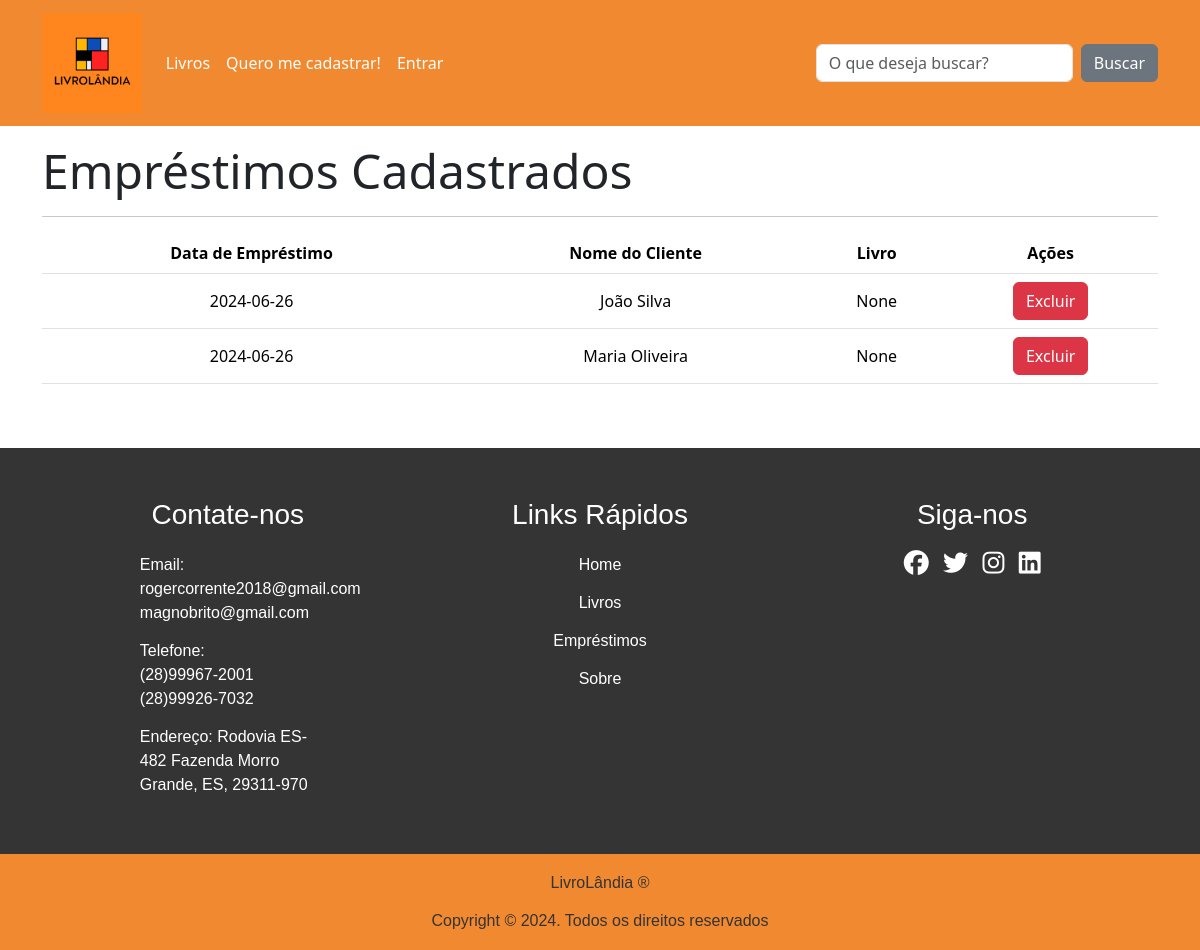
The page /emprestimos on the database its author committed.
### tables this page shows
CREATE TABLE emprestimo (
    id INTEGER PRIMARY KEY AUTOINCREMENT,
    cliente_id INTEGER NOT NULL,
    data_emprestimo DATE NOT NULL,
    FOREIGN KEY (cliente_id) REFERENCES cliente (id)
);

CREATE TABLE cliente (
        id INTEGER PRIMARY KEY AUTOINCREMENT,
        nome TEXT NOT NULL,
        cpf TEXT NOT NULL UNIQUE,
        data_nascimento DATE NOT NULL,
        endereco TEXT NOT NULL,
        telefone TEXT NOT NULL UNIQUE,
        email TEXT NOT NULL UNIQUE,
        senha TEXT NOT NULL,
        admin INTEGER NOT NULL DEFAULT 0,
        token TEXT);

### routes/main_routes.py (the view)
@router.get("/emprestimos")
async def get_emprestimos(request: Request):
    lista_emprestimos = EmprestimoRepo.obter_todos()
    lista_livros = LivroRepo.obter_todos()
    lista_clientes = ClienteRepo.obter_todos()
    lista_emprestimos_livro = EmprestimoLivroRepo.obter_todos()
    lista_final = []
    for emprestimo in lista_emprestimos:
        cliente = ClienteRepo.obter_um(emprestimo.cliente_id)
        nome = cliente.nome
        print("----------> CLIENTE NOME", nome)
        livro_selecionado = None
        for elivro in lista_emprestimos_livro:
            if emprestimo.id == elivro.id:
                for livro in lista_livros:
                    if livro.id == elivro.emprestimo_id:
                        livro_selecionado = livro.nome
        lista_final.append([emprestimo.data_emprestimo,nome,livro_selecionado, emprestimo.id])
    print(lista_final)
    return templates.TemplateResponse(
        "emprestimos.html",
        {"request": request,
        "lista_final":lista_final
        },
    )

### templates/emprestimos.html (shortened to what this page needs)
{% extends "base.html" %}
{% block conteudo %}
<h1 class="display-5"><b>Empréstimos Cadastrados</b></h1>
<hr>
<table class="table">
    <thead>
        <tr>
            <th>Data de Empréstimo</th>
            <th>Nome do Cliente</th>
            <th>Livro</th>
            <th>Ações</th>
        </tr>
    </thead>
    <tbody>
        {% for emprestimo in lista_final %}
        <tr>
            <td>{{ emprestimo[0] }}</td>
            <td>{{ emprestimo[1] }}</td>
            <td>{{ emprestimo[2] }}</td>
            <td>
                <form action="/excluir_emprestimo/{{emprestimo[3]}}" method="get">
                    <button type="submit" class="btn btn-danger">Excluir</button>
                </form>
            </td>
        </tr>
        {% endfor %}
    </tbody>
</table>
{% endblock %}

### templates/base.html (shortened to what this page needs)
<!DOCTYPE html>
<html lang="pt-br">
<head>
    <link rel="stylesheet" href="/static/lib/bootstrap/bootstrap.min.css">
    <link rel="stylesheet" href="/static/lib/bootstrap-icons/font/bootstrap-icons.min.css">
    <link rel="stylesheet" href="/static/css/estilos.css">
</head>
<body class="d-flex flex-column min-vh-100">
    {%- set cliente = request.state.cliente -%}
    {% include "header.html" %}
    <main class="container mt-3">
        {% block conteudo %}{% endblock %}
    </main>
    {% include "footer.html" %}
</body>
</html>

### templates/header.html (shortened to what this page needs)
<nav class="navbar navbar-expand-lg text-white nav-laranja">
    <div class="container ">
        <a class="navbar-brand" href="/">
            <img src="/static/img/livrolandia3.png" style="height: 100px;">
        </a>
        {% set pagina_atual = request.url.path %}
        <div class="collapse navbar-collapse" id="menuPrincipal">
            {% if cliente.admin == True -%}
            <ul class="navbar-nav me-auto mb-2 mb-lg-0 text-white">
                <li class="nav-item">
                    <a class="nav-link {{ 'active' if pagina_atual == '/' }} text-white" href="/principal">Principal</a>
                </li>
                <li  class="nav-item">
                    <a class="nav-link {{ 'active' if pagina_atual == '/' }} text-white" href="/cadastrar_livro">Cadastrar Livro</a>
                </li>
                <li  class="nav-item">
                    <a class="nav-link {{ 'active' if pagina_atual == '/' }} text-white" href="/emprestar">Emprestar</a>
                </li>
                <li  class="nav-item">
                    <a class="nav-link {{ 'active' if pagina_atual == '/' }} text-white" href="/emprestimos">Emprestimos</a>
                </li>
                <li class="nav-item dropdown">
                    <a class="nav-link dropdown-toggle text-white" href="#" role="button" data-bs-toggle="dropdown">
                        Olá, <b>Bibliotecário</b>!
                    </a>
                    <ul class="dropdown-menu">
                        <li><a class="dropdown-item  {{ 'active' if pagina_atual == '/cliente/dados' }} text-secondary" href="/cliente/dados">Dados Pessoais</a></li>
                        <li><a class="dropdown-item  {{ 'active' if pagina_atual == '/cliente/senha' }} text-secondary" href="/cliente/senha">Alterar Senha</a></li>
                        <li>
                            <hr class="dropdown-divider">
                        </li>
                        <li><a class="dropdown-item text-primary" href="/cliente/sair">Sair</a></li>
                    </ul>
                </li>
                <!-- <li class="nav-item">
                    <a class="nav-link {{ 'active' if pagina_atual == '/carrinho' }}" href="/cliente/carrinho">
                        <i class="bi bi-cart-fill"></i>
                    </a>
                </li> -->
            </ul>
            {%- else: -%}
            <ul class="navbar-nav me-auto mb-2 mb-lg-0">
                <li class="nav-item">
                    <a class="nav-link {{ 'active' if pagina_atual == '/principal' }} text-white" href="/principal">Livros</a>
                </li>
                {% if not cliente or not cliente.nome -%}
                <li class="nav-item">
                    <a class="nav-link {{ 'active' if pagina_atual == '/cadastro' }} text-white" href="/cadastro">Quero me cadastrar!</a>
                </li>
                <li class="nav-item">
                    <a class="nav-link {{ 'active' if pagina_atual == '/entrar' }} text-white" href="/entrar">Entrar</a>
                </li>
                {%- endif -%}
            </ul>
            {%- endif -%}
            <form class="d-flex" role="search" action="/buscar" method="get">
                <input class="form-control me-2" type="search" placeholder="O que deseja buscar?" name="q">
                <button class="btn btn-secondary" type="submit">Buscar</button>
            </form>
        </div>
    </div>
</nav>

### templates/message.html (shortened to what this page needs)
{% if not message_success: %}
{%- set message_success = request.cookies.get("message_success") -%}
{% endif %}
{% if not message_warning: %}
{%- set message_warning = request.cookies.get("message_warning") -%}
{% endif %}
{% if not message_danger: %}
{%- set message_danger = request.cookies.get("message_danger") -%}
{% endif %}

### templates/footer.html
<footer class="mt-5">
    <div class="container">
        <div class="footer-content">
            <h3>Contate-nos</h3>
            <p>Email: rogercorrente2018@gmail.com<br>magnobrito@gmail.com</p>
            <p>Telefone: <br> (28)99967-2001<br>(28)99926-7032</p>
            <p>Endereço: Rodovia ES-482 Fazenda Morro Grande, ES, 29311-970</p>
        </div>
        <div class="footer-content">
            <h3>Links Rápidos</h3>
            <ul class="list">
                <li><a href="">Home</a></li>
                <li><a href="">Livros</a></li>
                <li><a href="">Empréstimos</a></li>
                <li><a class="nav-link {{ 'active' if pagina_atual == '/' }} text-white" href="/sobre">Sobre</a></li>
            </ul>
        </div>
        <div class="footer-content">
            <h3>Siga-nos</h3>
            <ul class="social-icons">
                <li><a href=""><i class="fab fa-facebook"></i></a></li>
                <li><a href=""><i class="fab fa-twitter"></i></a></li>
                <li><a href=""><i class="fab fa-instagram"></i></a></li>
                <li><a href=""><i class="fab fa-linkedin"></i></a></li>
            </ul>
        </div>
    </div>
    <div class="bottom-bar nav-laranja">
        <p>LivroLândia &reg</p>
        <p>Copyright &copy; 2024. Todos os direitos reservados</p>
    </div>
</footer>

### static/css/estilos.css (style rules this page uses)
.table td, .table th { vertical-align: middle; text-align: center; white-space: nowrap; }
footer * { margin: 0; padding: 0; font-family: Arial, Helvetica, sans-serif; font-size: 16px; color: white; }
footer { background: #343434; padding-top: 50px; }
footer .container { width: 1140px; margin: auto; display: flex; justify-content: space-between; }
.footer-content { width: 33.3%; }
footer h3 { font-size: 28px; margin-bottom: 15px; text-align: center; }
.footer-content p { width: 190px; margin: auto; padding: 7px; }
.footer-content ul { text-align: center; }
footer .list { padding: 0; }
footer .list li { width: auto; text-align: center; list-style-type: none; padding: 7px; position: relative; }
footer .list li::before { content: ''; position: absolute; transform: translate(-50%, -50%); left: 50%; top: 100%; width: 0; height: 2px; background: #f18930; transition-duration: .5s; }
.social-icons { text-align: right; padding: 0; }
.social-icons li { display: inline-block; padding: 5px; }
.social-icons i { color: white; font-size: 25px; }
footer a { text-decoration: none; }
footer .bottom-bar { text-align: center; padding: 10px 0; margin-top: 50px; }
footer .bottom-bar p { color: #343434; margin: 0; font-size: 16px; padding: 7px; }
.nav-laranja { background-color: #f18930; }

### rows shown on the page
emprestimo: data_emprestimo "2024-06-26"
cliente: nome "João Silva"
emprestimo: data_emprestimo "2024-06-26"
cliente: nome "Maria Oliveira"

### other values the page prints
{{ emprestimo[2] }} "None" "None"
